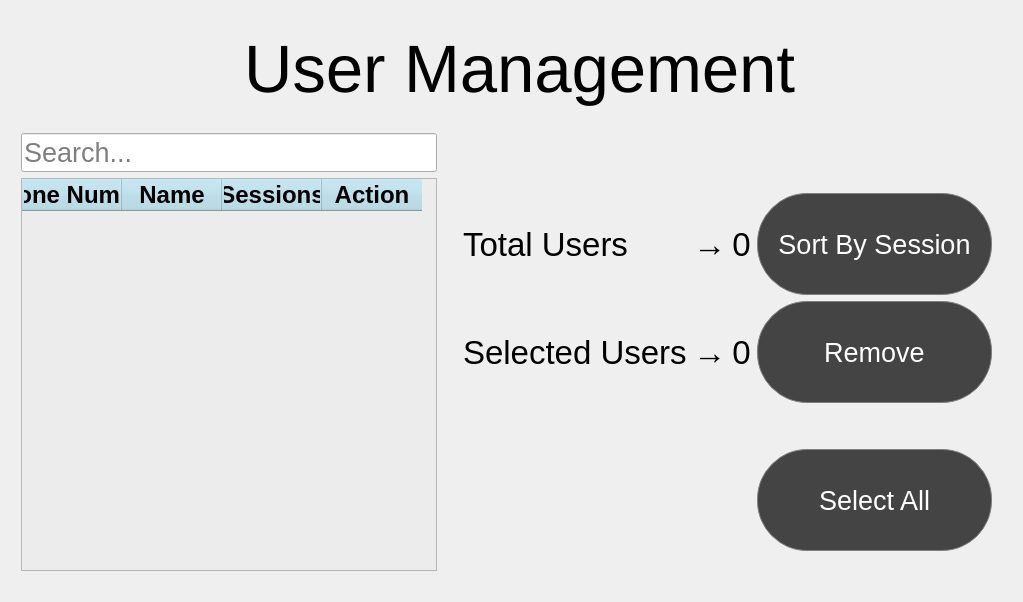
      <widget class="QWidget" name="userManagementPage">
       <layout class="QVBoxLayout" name="verticalLayout_16">
        <property name="leftMargin">
         <number>11</number>
        </property>
        <item>
         <layout class="QVBoxLayout" name="verticalLayout_15" stretch="1,9">
          <property name="leftMargin">
           <number>0</number>
          </property>
          <property name="bottomMargin">
           <number>0</number>
          </property>
          <item>
           <layout class="QHBoxLayout" name="horizontalLayout_7">
            <property name="leftMargin">
             <number>10</number>
            </property>
            <property name="topMargin">
             <number>20</number>
            </property>
            <property name="bottomMargin">
             <number>20</number>
            </property>
            <item>
             <layout class="QHBoxLayout" name="horizontalLayout_35">
              <property name="leftMargin">
               <number>0</number>
              </property>
              <item>
               <widget class="QPushButton" name="btnBackManagement">
                <property name="font">
                 <font>
                  <family>Arial</family>
                  <pointsize>13</pointsize>
                 </font>
                </property>
                <property name="styleSheet">
                 <string notr="true">QPushButton {
outline:0;
border-radius:50px;

}
QPushButton:hover:!pressed{
border:3px solid white;
}
QPushButton:pressed{
border:3px solid red;
}
</string>
                </property>
                <property name="text">
                 <string/>
                </property>
                <property name="icon">
                 <iconset>
                  <normaloff>images/back.png</normaloff>images/back.png</iconset>
                </property>
                <property name="iconSize">
                 <size>
                  <width>100</width>
                  <height>100</height>
                 </size>
                </property>
               </widget>
              </item>
              <item>
               <spacer name="horizontalSpacer_11">
                <property name="orientation">
                 <enum>Qt::Horizontal</enum>
                </property>
                <property name="sizeHint" stdset="0">
                 <size>
                  <width>40</width>
                  <height>20</height>
                 </size>
                </property>
               </spacer>
              </item>
             </layout>
            </item>
            <item>
             <widget class="QLabel" name="lblHeaderUm">
              <property name="font">
               <font>
                <family>Arial</family>
                <pointsize>50</pointsize>
               </font>
              </property>
              <property name="text">
               <string>User Management</string>
              </property>
             </widget>
            </item>
            <item>
             <spacer name="horizontalSpacer">
              <property name="orientation">
               <enum>Qt::Horizontal</enum>
              </property>
              <property name="sizeHint" stdset="0">
               <size>
                <width>40</width>
                <height>20</height>
               </size>
              </property>
             </spacer>
            </item>
           </layout>
          </item>
          <item>
           <layout class="QHBoxLayout" name="horizontalLayout_8" stretch="4,3">
            <property name="leftMargin">
             <number>0</number>
            </property>
            <property name="bottomMargin">
             <number>0</number>
            </property>
            <item>
             <layout class="QVBoxLayout" name="tblUsersLayout">
              <property name="leftMargin">
               <number>10</number>
              </property>
              <property name="bottomMargin">
               <number>20</number>
              </property>
              <item>
               <widget class="LineEdit" name="txtSearchUsers">
                <property name="font">
                 <font>
                  <family>Arial</family>
                  <pointsize>20</pointsize>
                 </font>
                </property>
                <property name="layoutDirection">
                 <enum>Qt::RightToLeft</enum>
                </property>
                <property name="styleSheet">
                 <string notr="true"/>
                </property>
                <property name="placeholderText">
                 <string>Search...</string>
                </property>
                <property name="clearButtonEnabled">
                 <bool>false</bool>
                </property>
               </widget>
              </item>
              <item>
               <widget class="QTableWidget" name="usersTable">
                <property name="font">
                 <font>
                  <pointsize>16</pointsize>
                 </font>
                </property>
                <property name="styleSheet">
                 <string notr="true">QHeaderView::section
{
    background-color:lightblue;
	color:black;
} 
 
QWidget {
background-color: rgb(236, 236, 236);
color:black;
}

QHeaderView::section
{
    background-color:lightblue;
	color:black;
} 
 </string>
                </property>
                <property name="editTriggers">
                 <set>QAbstractItemView::NoEditTriggers</set>
                </property>
                <property name="selectionMode">
                 <enum>QAbstractItemView::NoSelection</enum>
                </property>
                <property name="selectionBehavior">
                 <enum>QAbstractItemView::SelectRows</enum>
                </property>
                <property name="verticalScrollMode">
                 <enum>QAbstractItemView::ScrollPerPixel</enum>
                </property>
                <property name="horizontalScrollMode">
                 <enum>QAbstractItemView::ScrollPerPixel</enum>
                </property>
                <column>
                 <property name="text">
                  <string>Phone Number</string>
                 </property>
                 <property name="font">
                  <font>
                   <family>Arial</family>
                   <pointsize>18</pointsize>
                   <weight>75</weight>
                   <bold>true</bold>
                  </font>
                 </property>
                </column>
                <column>
                 <property name="text">
                  <string>Name</string>
                 </property>
                 <property name="font">
                  <font>
                   <family>Arial</family>
                   <pointsize>18</pointsize>
                   <weight>75</weight>
                   <italic>false</italic>
                   <bold>true</bold>
                  </font>
                 </property>
                </column>
                <column>
                 <property name="text">
                  <string>Sessions</string>
                 </property>
                 <property name="font">
                  <font>
                   <family>Arial</family>
                   <pointsize>18</pointsize>
                   <weight>75</weight>
                   <bold>true</bold>
                  </font>
                 </property>
                </column>
                <column>
                 <property name="text">
                  <string>Action</string>
                 </property>
                 <property name="font">
                  <font>
                   <family>Arial</family>
                   <pointsize>18</pointsize>
                   <weight>75</weight>
                   <bold>true</bold>
                  </font>
                 </property>
                </column>
               </widget>
              </item>
             </layout>
            </item>
            <item>
             <layout class="QVBoxLayout" name="verticalLayout_17" stretch="0,0">
              <property name="leftMargin">
               <number>20</number>
              </property>
              <property name="topMargin">
               <number>60</number>
              </property>
              <item>
               <layout class="QGridLayout" name="gridLayout_8">
                <property name="topMargin">
                 <number>0</number>
                </property>
                <property name="rightMargin">
                 <number>20</number>
                </property>
                <item row="1" column="4">
                 <widget class="QLabel" name="lblSelectedUsersValue">
                  <property name="font">
                   <font>
                    <family>Arial</family>
                    <pointsize>25</pointsize>
                   </font>
                  </property>
                  <property name="text">
                   <string>0</string>
                  </property>
                  <property name="alignment">
                   <set>Qt::AlignCenter</set>
                  </property>
                 </widget>
                </item>
                <item row="1" column="2">
                 <widget class="QLabel" name="label_19">
                  <property name="font">
                   <font>
                    <family>Arial</family>
                    <pointsize>25</pointsize>
                   </font>
                  </property>
                  <property name="text">
                   <string>→</string>
                  </property>
                  <property name="alignment">
                   <set>Qt::AlignCenter</set>
                  </property>
                 </widget>
                </item>
                <item row="0" column="0">
                 <widget class="QLabel" name="lblTotalUsers">
                  <property name="font">
                   <font>
                    <family>Arial</family>
                    <pointsize>25</pointsize>
                   </font>
                  </property>
                  <property name="text">
                   <string>Total Users</string>
                  </property>
                  <property name="alignment">
                   <set>Qt::AlignLeading|Qt::AlignLeft|Qt::AlignVCenter</set>
                  </property>
                 </widget>
                </item>
                <item row="0" column="2">
                 <widget class="QLabel" name="label_11">
                  <property name="font">
                   <font>
                    <family>Arial</family>
                    <pointsize>25</pointsize>
                   </font>
                  </property>
                  <property name="text">
                   <string>→</string>
                  </property>
                  <property name="alignment">
                   <set>Qt::AlignCenter</set>
                  </property>
                 </widget>
                </item>
                <item row="0" column="4">
                 <widget class="QLabel" name="lblTotalUsersCount">
                  <property name="font">
                   <font>
                    <family>Arial</family>
                    <pointsize>25</pointsize>
                   </font>
                  </property>
                  <property name="text">
                   <string>0</string>
                  </property>
                  <property name="alignment">
                   <set>Qt::AlignCenter</set>
                  </property>
                 </widget>
                </item>
                <item row="0" column="5">
                 <spacer name="horizontalSpacer_111">
                  <property name="orientation">
                   <enum>Qt::Horizontal</enum>
                  </property>
                  <property name="sizeHint" stdset="0">
                   <size>
                    <width>40</width>
                    <height>20</height>
                   </size>
                  </property>
                 </spacer>
                </item>
                <item row="0" column="6">
                 <spacer name="horizontalSpacer_67">
                  <property name="orientation">
                   <enum>Qt::Horizontal</enum>
                  </property>
                  <property name="sizeHint" stdset="0">
                   <size>
                    <width>40</width>
                    <height>20</height>
                   </size>
                  </property>
                 </spacer>
                </item>
                <item row="0" column="7">
                 <widget class="QPushButton" name="btnSort">
                  <property name="minimumSize">
                   <size>
                    <width>0</width>
                    <height>102</height>
                   </size>
                  </property>
                  <property name="font">
                   <font>
                    <family>Arial</family>
                    <pointsize>20</pointsize>
                   </font>
                  </property>
                  <property name="styleSheet">
                   <string notr="true">QPushButton {
background-color: rgb(68, 68, 68);
padding-left:20px;
padding-right:20px;
min-height: 100px;
border-radius: 50px;
border: 1px solid gray;
outline:0;
color:white;
}
QPushButton:hover:!pressed{
background-color:rgb(77, 77, 77);
border: 1px solid white;
}</string>
                  </property>
                  <property name="text">
                   <string>Sort By Session</string>
                  </property>
                 </widget>
                </item>
                <item row="0" column="1">
                 <spacer name="horizontalSpacer_113">
                  <property name="orientation">
                   <enum>Qt::Horizontal</enum>
                  </property>
                  <property name="sizeHint" stdset="0">
                   <size>
                    <width>40</width>
                    <height>20</height>
                   </size>
                  </property>
                 </spacer>
                </item>
                <item row="0" column="3">
                 <spacer name="horizontalSpacer_112">
                  <property name="orientation">
                   <enum>Qt::Horizontal</enum>
                  </property>
                  <property name="sizeHint" stdset="0">
                   <size>
                    <width>40</width>
                    <height>20</height>
                   </size>
                  </property>
                 </spacer>
                </item>
                <item row="1" column="0">
                 <widget class="QLabel" name="lblSelectedUsers">
                  <property name="font">
                   <font>
                    <family>Arial</family>
                    <pointsize>25</pointsize>
                   </font>
                  </property>
                  <property name="text">
                   <string>Selected Users</string>
                  </property>
                  <property name="alignment">
                   <set>Qt::AlignLeading|Qt::AlignLeft|Qt::AlignVCenter</set>
                  </property>
                 </widget>
                </item>
                <item row="1" column="7">
                 <widget class="QPushButton" name="btnDelSelectedUsers">
                  <property name="font">
                   <font>
                    <family>Arial</family>
                    <pointsize>20</pointsize>
                   </font>
                  </property>
                  <property name="styleSheet">
                   <string notr="true">QPushButton {
background-color: rgb(68, 68, 68);
padding-left:20px;
padding-right:20px;
min-height: 100px;
border-radius: 50px;
border: 1px solid gray;
outline:0;
color:white;
}
QPushButton:hover:!pressed{
background-color:rgb(77, 77, 77);
border: 1px solid white;
}</string>
                  </property>
                  <property name="text">
                   <string>Remove</string>
                  </property>
                 </widget>
                </item>
                <item row="3" column="7">
                 <widget class="QPushButton" name="btnSelectAll">
                  <property name="font">
                   <font>
                    <family>Arial</family>
                    <pointsize>20</pointsize>
                   </font>
                  </property>
                  <property name="styleSheet">
                   <string notr="true">QPushButton {
background-color: rgb(68, 68, 68);
padding-left:20px;
padding-right:20px;
min-height: 100px;
border-radius: 50px;
border: 1px solid gray;
outline:0;
color:white;
}
QPushButton:hover:!pressed{
background-color:rgb(77, 77, 77);
border: 1px solid white;
}</string>
                  </property>
                  <property name="text">
                   <string>Select All</string>
                  </property>
                 </widget>
                </item>
                <item row="2" column="7">
                 <spacer name="verticalSpacer_9">
                  <property name="orientation">
                   <enum>Qt::Vertical</enum>
                  </property>
                  <property name="sizeHint" stdset="0">
                   <size>
                    <width>20</width>
                    <height>40</height>
                   </size>
                  </property>
                 </spacer>
                </item>
               </layout>
              </item>
              <item>
               <spacer name="verticalSpacer_12">
                <property name="orientation">
                 <enum>Qt::Vertical</enum>
                </property>
                <property name="sizeHint" stdset="0">
                 <size>
                  <width>20</width>
                  <height>40</height>
                 </size>
                </property>
               </spacer>
              </item>
             </layout>
            </item>
           </layout>
          </item>
         </layout>
        </item>
       </layout>
      </widget>
